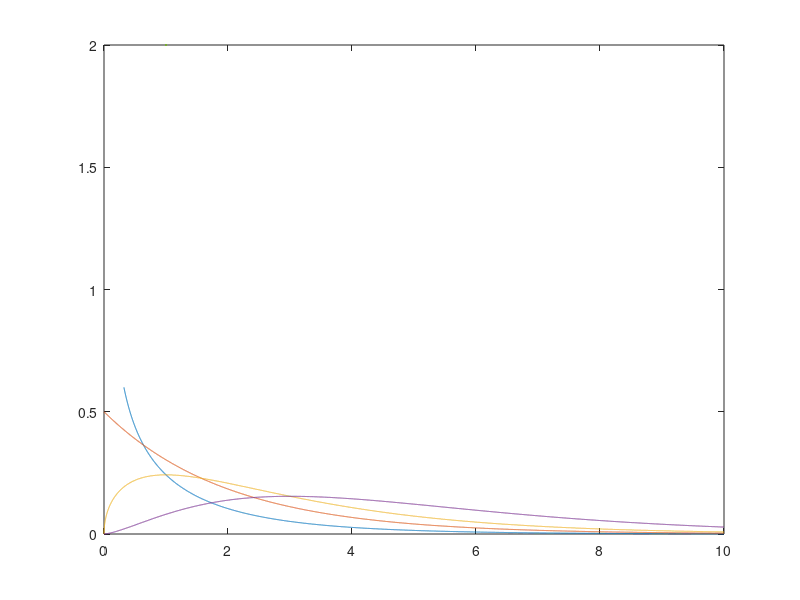

The MATLAB source for this figure: (Note: this script raises an error after producing the figure.)
clear
close all

n = [1 2 3 5];
x = linspace(0, 10, 10000)';

a = n/2;
f = x.^(a-1) .* exp(-x/2) ./ (2.^a .* gamma(a));
f(f > 0.6) = nan;

lincomp(plot(x, f, LineWidth=2))

xlabel("$x$", Interpreter="latex")
ylabel("$f(x)$", Interpreter="latex")

grid on

pad_legend(legend("$n="+n+"$", Interpreter="latex"));

set(gcf, Position=[200 200 700 400])

exportgraphics(gca, "../pdf_chi2.pdf", ContentType="vector", BackgroundColor="none")
